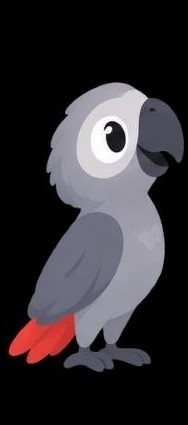
#> input picture source/parrot.jpg, 188 x 425 px
$ python -i coco.py   (imports and definitions only)
#> lines starting #> are read from the running program, lines starting #| are printed output that depends on the picture; after the words box and inside, x2 and y2 are one past the last pixel; in counts of white or black regions, pixels touching at a corner belong together
### coco-london-pixi/art/paint.py
"""A small painting toolkit for the London artwork.

Shapes are rasterised at 4x and averaged down, so every edge is clean. All artwork is lit by
one sun (upper left, a little in front of the scene), and soft shading comes from height
fields and blurred masks, the way a painter builds form, not from effects added on top.
Layers are kept premultiplied in float32 and saved as trimmed WebP with an anchor point.
"""
import json
import math
import os

import numpy as np
from PIL import Image, ImageDraw
from scipy import ndimage
from shapely.geometry import LineString, MultiPolygon, Polygon

SS = 4
SUN = np.array([-0.55, -0.62, 0.56], np.float32)  # x right, y down, z toward the viewer
SUN /= np.linalg.norm(SUN)

OUT = os.path.join(os.path.dirname(__file__), '..', 'public', 'art')
MANIFEST = {}


# ---------------------------------------------------------------- colour helpers

def hexc(h):
    h = h.lstrip('#')
    return np.array([int(h[i:i + 2], 16) / 255 for i in (0, 2, 4)], np.float32)


def lerp(a, b, t):
    return a + (b - a) * t


def smoothstep(e0, e1, x):
    t = np.clip((x - e0) / (e1 - e0), 0, 1)
    return t * t * (3 - 2 * t)


# [45 lines left out: functions ramp, noise, blur, normals, not called in this run]


def lambert(hf, k=1.0, sun=SUN):
    nx, ny, nz = normals(hf, k)
    return nx * sun[0] + ny * sun[1] + nz * sun[2]


# ---------------------------------------------------------------- shapes

class Shape:
    """Shapes drawn at SS x into a local box; `a` is the float coverage at 1x, placed at (x0, y0)."""

    # [7 lines left out: function __init__, not called in this run]

    def _p(self, pts):
        return [((x - self.x0) * SS, (y - self.y0) * SS) for x, y in pts]

    # [5 lines left out: function poly, not called in this run]

    def rect(self, x0, y0, x1, y1, v=255):
        return self.poly([(x0, y0), (x1, y0), (x1, y1), (x0, y1)], v)

    # [27 lines left out: functions ellipse, geom, stroke, a, not called in this run]


def bbox_of(pts, pad=0):
    xs, ys = [p[0] for p in pts], [p[1] for p in pts]
    return min(xs) - pad, min(ys) - pad, max(xs) + pad, max(ys) + pad


def poly(pts):
    return Shape(*bbox_of(pts)).poly(pts)


def rect(x0, y0, x1, y1):
    return Shape(x0, y0, x1, y1).rect(x0, y0, x1, y1)


def ellipse(cx, cy, rx, ry):
    return Shape(cx - rx, cy - ry, cx + rx, cy + ry).ellipse(cx, cy, rx, ry)


def stroke(pts, w, cap='round', join='round'):
    x0, y0, x1, y1 = bbox_of(pts, w)
    return Shape(x0, y0, x1, y1).stroke(pts, w, cap=cap, join=join)


# [12 lines left out: functions bezier, quad, not called in this run]


# ---------------------------------------------------------------- layers

class Layer:
    def __init__(self, w, h):
        self.w, self.h = int(w), int(h)
        self.px = np.zeros((self.h, self.w, 4), np.float32)  # premultiplied

    # [17 lines left out: functions _clip, _colour, not called in this run]

    def grid(self, box):
        lx0, ly0, lx1, ly1 = box
        return np.meshgrid(np.arange(lx0, lx1, dtype=np.float32) + 0.5, np.arange(ly0, ly1, dtype=np.float32) + 0.5)

    # [34 lines left out: function paint, not called in this run]

    def fill_all(self, color, alpha=1.0):
        a = np.ones((self.h, self.w), np.float32)
        return self.paint((a, 0, 0), color, alpha)

    def alpha(self):
        return self.px[..., 3]

    # [20 lines left out: functions under, over, not called in this run]

    def straight(self):
        a = self.px[..., 3:4]
        rgb = np.where(a > 1e-5, self.px[..., :3] / np.maximum(a, 1e-5), 0)
        return np.concatenate([np.clip(rgb, 0, 1), np.clip(a, 0, 1)], -1)

    def image(self):
        return Image.fromarray((self.straight() * 255 + 0.5).astype(np.uint8), 'RGBA')

    def save(self, name, anchor=(0, 0), crop=True, pad=3, quality=92, lossless=False, meta=None):
        """Save as public/art/<name>.webp, trimmed; the manifest records where `anchor` (layer
        pixel coordinates) lands in the saved image."""
        img = self.image()
        x0, y0 = 0, 0
        if crop:
            bb = img.getchannel('A').point(lambda v: 255 if v > 1 else 0).getbbox()
            if bb:
                x0, y0 = max(bb[0] - pad, 0), max(bb[1] - pad, 0)
                x1, y1 = min(bb[2] + pad, self.w), min(bb[3] + pad, self.h)
                img = img.crop((x0, y0, x1, y1))
        os.makedirs(OUT, exist_ok=True)
        path = os.path.join(OUT, f'{name}.webp')
        img.save(path, 'WEBP', quality=quality, lossless=lossless, method=6, alpha_quality=100, exact=True)
        MANIFEST[name] = {'file': f'art/{name}.webp', 'w': img.width, 'h': img.height,
                          'ax': round(anchor[0] - x0, 2), 'ay': round(anchor[1] - y0, 2), **(meta or {})}
        return img


# [19 lines left out: functions write_manifest, preview, not called in this run]

### coco-london-pixi/art/coco.py
"""Coco, taken from the original character image (source/parrot.jpg in the repository, the only
existing artwork this experiment uses): matted off its black background and cut into a body, a
near wing and a far wing, so PixiJS can flap the wings and land him."""
import json
import os

import numpy as np
from PIL import Image, ImageDraw
from scipy import ndimage

import paint

SRC = os.path.join(os.path.dirname(__file__), '..', '..', 'source', 'parrot.jpg')
UP = 2  # work at twice the source size for clean edges

# the folded near wing, in source pixels
WING = [(100, 207), (112, 210), (122, 218), (124, 234), (121, 254), (111, 277), (97, 297), (78, 313), (55, 321), (34, 321),
        (27, 311), (35, 289), (50, 265), (66, 243), (79, 225), (90, 212)]
# the body's own outline where the wing hides it (its back edge down to the tail)
BODY_UNDER = [(96, 200), (126, 212), (126, 300), (100, 322), (74, 326), (58, 318), (57, 296), (61, 268), (68, 244), (78, 222), (88, 207)]
SHOULDER = (104, 214)
EYE = (115.5, 134.5)


def matte(rgb):
    """Alpha from a black background: flood the background in from the border, then take a soft
    edge from brightness, and un-mix the black from the edge colours."""
    lum = rgb.max(axis=2)
    dark = lum < 16 / 255
    lab, _ = ndimage.label(dark)
    border = set(np.unique(np.concatenate([lab[0], lab[-1], lab[:, 0], lab[:, -1]]))) - {0}
    bg = np.isin(lab, list(border))
    fg = ~bg
    near_bg = ndimage.binary_dilation(bg, iterations=2) & fg
    ref = ndimage.maximum_filter(np.where(fg & ~near_bg, lum, 0), size=7)
    ref = np.where(ref > 0.05, ref, ndimage.maximum_filter(lum, size=9))
    edge_a = np.clip(lum / np.maximum(ref, 1e-3), 0, 1)
    edge_a = np.clip((edge_a - 0.22) / 0.7, 0, 1)  # trim the dark JPEG halo at the outline
    alpha = np.where(near_bg, edge_a, fg.astype(np.float32))
    alpha = np.where(bg, np.clip((lum - 4 / 255) / 0.12, 0, 1) * ndimage.binary_dilation(fg, iterations=1), alpha)
    colour = np.clip(rgb / np.maximum(alpha[..., None], 1e-3), 0, 1)
    colour = np.where(alpha[..., None] > 0.02, colour, 0)
    return colour, alpha.astype(np.float32)


def poly_mask(pts, shape, feather=1.0):
    img = Image.new('L', (shape[1] * 4, shape[0] * 4), 0)
    ImageDraw.Draw(img).polygon([(x * UP * 4, y * UP * 4) for x, y in pts], fill=255)
    m = np.asarray(img.reduce(4), np.float32) / 255
    return ndimage.gaussian_filter(m, feather) if feather else m


def inpaint(colour, hole, keep, iters=220):
    """Fill `hole` by diffusing the colours around it (only from pixels in `keep`)."""
    c = colour.copy()
    known = keep & ~hole
    w = known.astype(np.float32)
    acc = c * w[..., None]
    for _ in range(iters):
        acc_b = np.stack([ndimage.uniform_filter(acc[..., i], 5) for i in range(3)], -1)
        w_b = ndimage.uniform_filter(w, 5)
        fill = acc_b / np.maximum(w_b[..., None], 1e-4)
        newly = (w_b > 0.02) & ~known
        c = np.where(newly[..., None], fill, c)
        known = known | newly
        w = known.astype(np.float32)
        acc = c * w[..., None]
    return c


def save(name, colour, alpha, anchor, meta=None):
    L = paint.Layer(colour.shape[1], colour.shape[0])
    L.px[..., :3] = colour * alpha[..., None]
    L.px[..., 3] = alpha
    return L.save(name, anchor=anchor, quality=95, meta=meta)


def build():
    src = Image.open(SRC).convert('RGB')
#> src is the input picture: PIL image 188x425 RGB; mean R, G, B 52.5, 48.4, 52.7
    big = src.resize((src.width * UP, src.height * UP), Image.LANCZOS)
    rgb = np.asarray(big, np.float32) / 255
    rgb = np.clip(rgb, 0, 1)
    colour, alpha = matte(rgb)
#> in matte, `dark = lum < 16 / 255`:
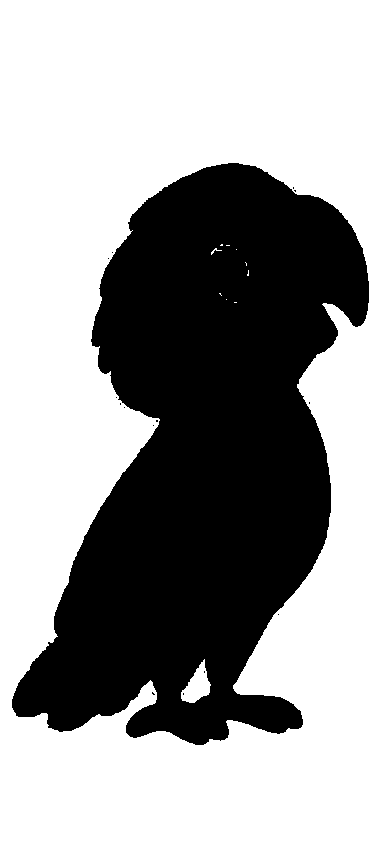
#> dark: shape (850, 376) bool; 62.1% white; 15 black regions (14 under 20 px), largest, box (x1, y1, x2, y2) and area: (12, 163, 369, 745) 121208
#> in matte, `lab, _ = ndimage.label(dark)`:
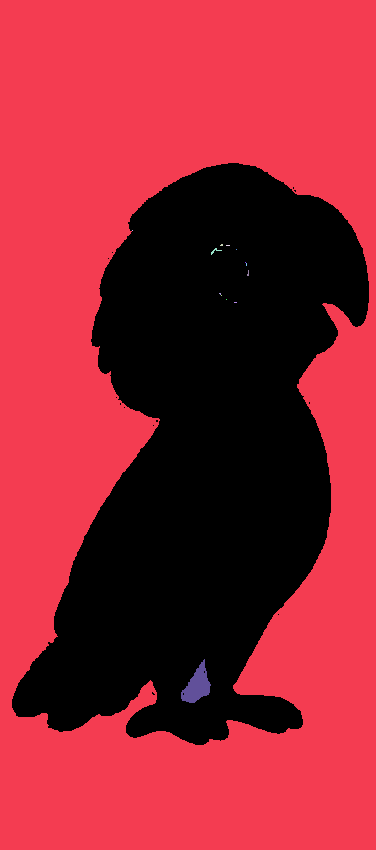
#> lab: shape (850, 376) int32; 15 distinct labels, from 0 to 14; one colour per label, 0 black
#> in matte, `border = set(np.unique(np.concatenate([lab[0], lab[-1], lab[:, 0], lab..`: border = 1 item
#> in matte, `bg = np.isin(lab, list(border))`: bg: shape (850, 376) bool; 61.8% white; 13 black regions (12 under 20 px), largest, box (x1, y1, x2, y2) and area: (12, 163, 369, 745) 121953
#> in matte, `near_bg = ndimage.binary_dilation(bg, iterations=2) & fg`: near_bg: shape (850, 376) bool; 1.1% white in thin lines or dots, all inside (x1, y1, x2, y2) = (12, 163, 369, 745)
    H, W = alpha.shape
#> H = 850; W = 376
    wing = poly_mask(WING, (H, W), feather=0.8)
#> in poly_mask, `img = Image.new('L', (shape[1] * 4, shape[0] * 4), 0)`: img: PIL image 1504x3400 L; every value is 0
#> in poly_mask, `ImageDraw.Draw(img).polygon([(x * UP * 4, y * UP * 4) for x, y in pts]..`: img: PIL image 1504x3400 L; 7.8% white; 1 white region, box (x1, y1, x2, y2) and area: (216, 1656, 993, 2569) 397133
    under = poly_mask(BODY_UNDER, (H, W), feather=0.8)
#> in poly_mask (call 2), `ImageDraw.Draw(img).polygon([(x * UP * 4, y * UP * 4) for x, y in pts]..`: img: PIL image 1504x3400 L; 8.5% white; 1 white region, box (x1, y1, x2, y2) and area: (456, 1600, 1009, 2609) 433993
    # the near wing on its own
    wing_a = alpha * wing
    # the body without it: the hidden flank is filled from the plumage around it, and wing
    # parts that stick out past the body become transparent
    hole = ndimage.binary_dilation(wing > 0.35, iterations=2)
#> hole: shape (850, 376) bool; 8.2% white; 1 white region, box (x1, y1, x2, y2) and area: (52, 412, 250, 645) 26173
    # the hidden flank: the body's own grey, rounded (lighter toward the breast, darker toward
    # the back), filled where the wing covered it
    yy, xx = np.mgrid[0:H, 0:W].astype(np.float32)
    breast = (alpha > 0.95) & ~ndimage.binary_dilation(hole, iterations=6) & (yy > 200 * UP) & (yy < 300 * UP) & (xx > 110 * UP)
#> breast: shape (850, 376) bool; 4.9% white; 1 white region, box (x1, y1, x2, y2) and area: (221, 401, 329, 600) 15567
    base = np.median(colour[breast], axis=0) if breast.any() else np.array([0.66, 0.66, 0.7], np.float32)
#> base = [0.62, 0.612, 0.659]
    xs_h = xx[hole]
    x_l, x_r = (xs_h.min(), xs_h.max()) if xs_h.size else (0, 1)
#> x_l = 52; x_r = 249
    u = np.clip((xx - x_l) / max(x_r - x_l, 1), 0, 1)
    shade = 0.74 + 0.2 * u ** 0.8
    flank_c = np.clip(base[None, None, :] * shade[..., None], 0, 1)
    soft_hole = ndimage.gaussian_filter(hole.astype(np.float32), 1.5)
    body_c = colour * (1 - soft_hole[..., None]) + flank_c * soft_hole[..., None]
    # outside the body's own outline, the wing area becomes transparent
    body_a = alpha * (1 - soft_hole) + np.minimum(under, 1) * soft_hole * (alpha > 0.01)
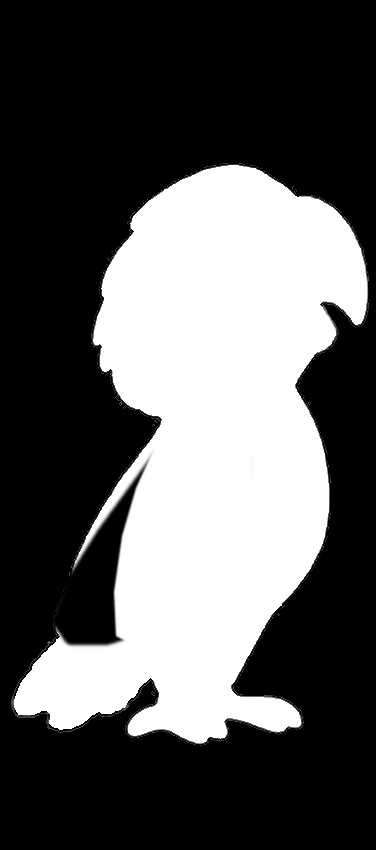
#> body_a: shape (850, 376) float32; min 0, max 1, mean 0.354
    ys, xs = np.nonzero(alpha > 0.5)
    feet_y = ys.max() / UP
#> feet_y = 371.5
    feet_x = float(np.median(xs[ys > ys.max() - 6])) / UP
#> feet_x = 99
    anchor = (feet_x * UP, feet_y * UP)
#> anchor = (198, 743)
    rel = lambda p: [round((p[0] - feet_x) * UP, 1), round((p[1] - feet_y) * UP, 1)]
    meta = {'scale': UP, 'shoulder': rel(SHOULDER), 'eye': rel(EYE), 'eyeR': 21 * UP, 'pupilR': 10 * UP, 'height': round(feet_y - ys.min() / UP, 1) * UP}
#> meta = {'scale': 2, 'shoulder': [10, -315], 'eye': [33, -474], 'eyeR': 42, 'pupilR': 20, 'height': 578}
    save('coco_body', body_c, body_a, anchor, meta)
#> in save, `L.px[..., 3] = alpha`:
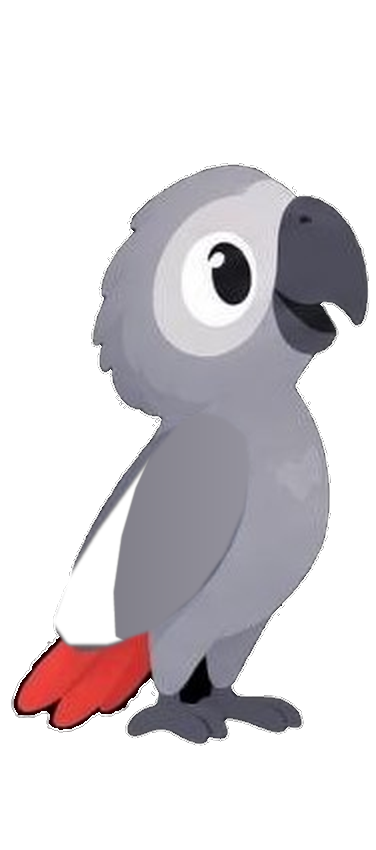
#> L.px: shape (850, 376, 4) float32; mean R, G, B, A 0.204, 0.188, 0.201, 0.354; transparent parts drawn white
#> in save, `bb = img.getchannel('A').point(lambda v: 255 if v > 1 else 0).getbbox()`: bb = (11, 163, 370, 746)
#> in save, `x0, y0 = max(bb[0] - pad, 0), max(bb[1] - pad, 0)`: x0 = 8; y0 = 160
#> in save, `x1, y1 = min(bb[2] + pad, self.w), min(bb[3] + pad, self.h)`: x1 = 373; y1 = 749
#> in save, `img = img.crop((x0, y0, x1, y1))`:
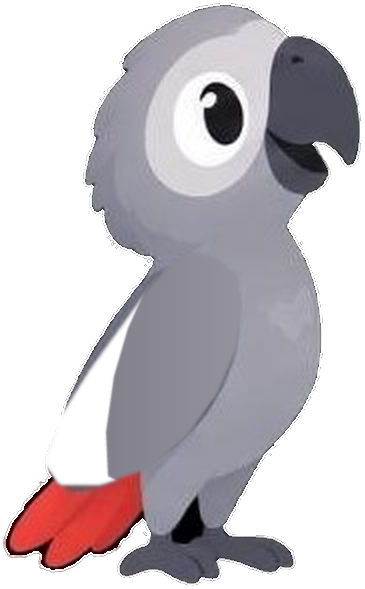
#> img: PIL image 365x589 RGBA; mean R, G, B, A 80.2, 73.8, 79.2, 134.2; transparent parts drawn white
    save('coco_wing', colour, wing_a, (SHOULDER[0] * UP, SHOULDER[1] * UP))
#> in save (call 2), `L.px[..., 3] = alpha`: L.px: shape (850, 376, 4) float32; mean R, G, B, A 0.0333, 0.0332, 0.0384, 0.0776
#> in straight (call 2), `rgb = np.where(a > 1e-5, self.px[..., :3] / np.maximum(a, 1e-5), 0)`:
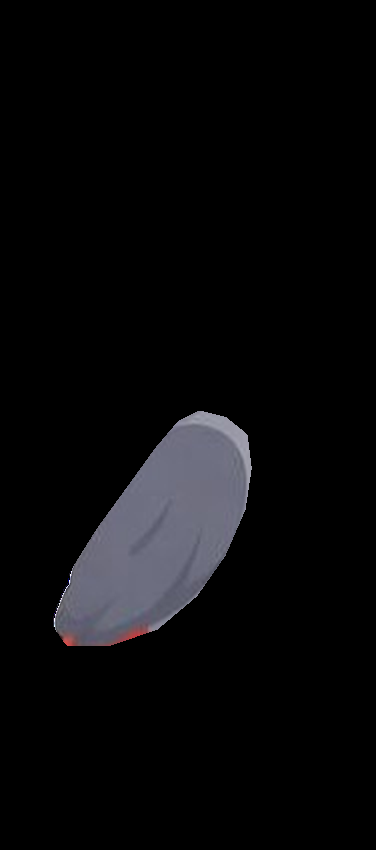
#> rgb: shape (850, 376, 3) float32; mean R, G, B 0.0367, 0.0364, 0.042
    far = np.clip(colour * np.array([0.74, 0.74, 0.8], np.float32), 0, 1)
    save('coco_wing_far', far, wing_a, (SHOULDER[0] * UP, SHOULDER[1] * UP))
#> call 3 of save, with name = 'coco_wing_far', anchor = (208, 428)
#> in save (call 3), `L.px[..., 3] = alpha`:
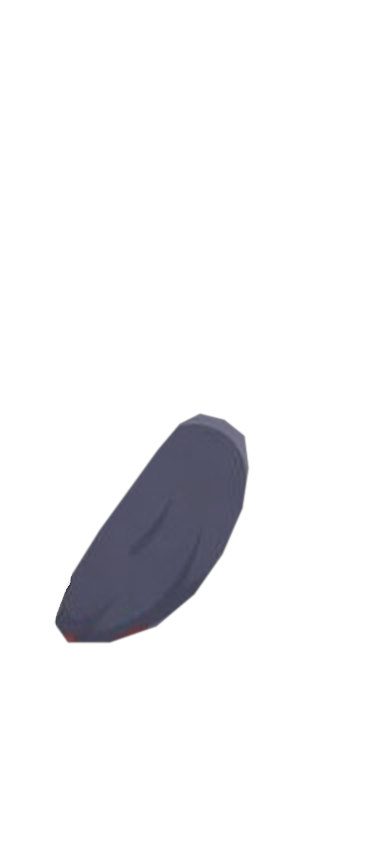
#> L.px: shape (850, 376, 4) float32; mean R, G, B, A 0.0246, 0.0246, 0.0307, 0.0776; transparent parts drawn white
    # a quick check sheet: the cut, and a raised wing
    sheet = Image.new('RGBA', (W * 3 + 40, H), '#7fb8e6')
    for k, (c_, a_) in enumerate(((body_c, body_a), (colour, wing_a))):
        sheet.alpha_composite(Image.fromarray((np.dstack([c_, a_]) * 255).astype(np.uint8), 'RGBA'), (k * (W + 20), 0))
#> this loop made 2 passes
    body_img = Image.fromarray((np.dstack([body_c, body_a]) * 255).astype(np.uint8), 'RGBA')
    wing_img = Image.fromarray((np.dstack([colour, wing_a]) * 255).astype(np.uint8), 'RGBA')
    comp = Image.new('RGBA', (W, H), (0, 0, 0, 0))
    comp.alpha_composite(body_img)
    raised = wing_img.rotate(70, center=(SHOULDER[0] * UP, SHOULDER[1] * UP), resample=Image.BICUBIC)
    comp.alpha_composite(raised)
    sheet.alpha_composite(comp, (2 * (W + 20), 0))
    sheet.convert('RGB').save(os.path.join(os.path.dirname(__file__), '.cache', 'coco_cut.jpg'), quality=92)

>>> result = build()
